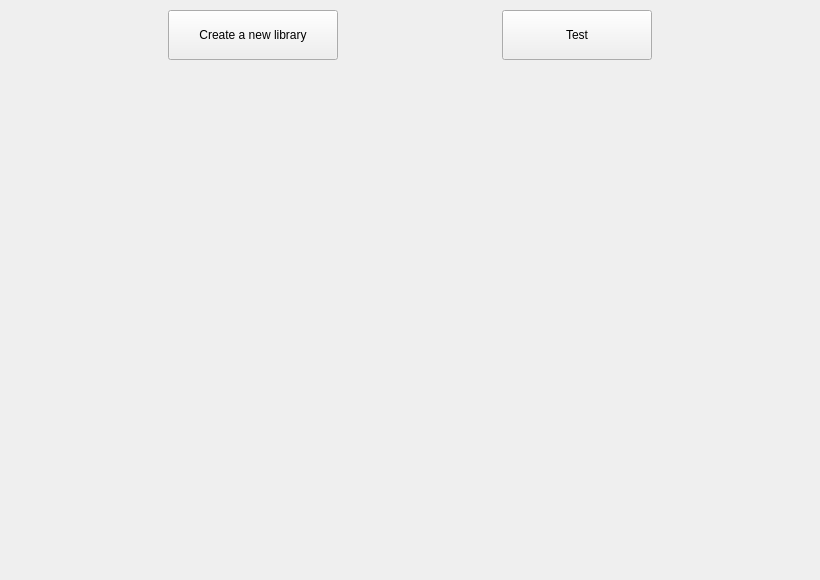
<?xml version="1.0" encoding="UTF-8"?>
<ui version="4.0">
 <class>Form</class>
 <widget class="QWidget" name="Form">
  <property name="geometry">
   <rect>
    <x>0</x>
    <y>0</y>
    <width>820</width>
    <height>580</height>
   </rect>
  </property>
  <property name="sizePolicy">
   <sizepolicy hsizetype="Preferred" vsizetype="Preferred">
    <horstretch>0</horstretch>
    <verstretch>0</verstretch>
   </sizepolicy>
  </property>
  <property name="minimumSize">
   <size>
    <width>820</width>
    <height>580</height>
   </size>
  </property>
  <property name="maximumSize">
   <size>
    <width>820</width>
    <height>580</height>
   </size>
  </property>
  <property name="windowTitle">
   <string>Libraries</string>
  </property>
  <widget class="QWidget" name="layoutWidget">
   <property name="geometry">
    <rect>
     <x>10</x>
     <y>10</y>
     <width>801</width>
     <height>561</height>
    </rect>
   </property>
   <layout class="QVBoxLayout" name="verticalLayout">
    <item>
     <layout class="QHBoxLayout" name="horizontalLayout">
      <item>
       <widget class="QPushButton" name="button_createLibrary">
        <property name="sizePolicy">
         <sizepolicy hsizetype="MinimumExpanding" vsizetype="Fixed">
          <horstretch>0</horstretch>
          <verstretch>0</verstretch>
         </sizepolicy>
        </property>
        <property name="minimumSize">
         <size>
          <width>150</width>
          <height>50</height>
         </size>
        </property>
        <property name="maximumSize">
         <size>
          <width>170</width>
          <height>16777215</height>
         </size>
        </property>
        <property name="styleSheet">
         <string notr="true"/>
        </property>
        <property name="text">
         <string>Create a new library</string>
        </property>
        <property name="flat">
         <bool>false</bool>
        </property>
       </widget>
      </item>
      <item>
       <widget class="QPushButton" name="button_test">
        <property name="minimumSize">
         <size>
          <width>150</width>
          <height>50</height>
         </size>
        </property>
        <property name="maximumSize">
         <size>
          <width>150</width>
          <height>50</height>
         </size>
        </property>
        <property name="text">
         <string>Test</string>
        </property>
       </widget>
      </item>
     </layout>
    </item>
    <item>
     <widget class="QScrollArea" name="scrollArea">
      <property name="sizePolicy">
       <sizepolicy hsizetype="Preferred" vsizetype="Preferred">
        <horstretch>0</horstretch>
        <verstretch>0</verstretch>
       </sizepolicy>
      </property>
      <property name="minimumSize">
       <size>
        <width>0</width>
        <height>50</height>
       </size>
      </property>
      <property name="maximumSize">
       <size>
        <width>16777215</width>
        <height>16777215</height>
       </size>
      </property>
      <property name="frameShape">
       <enum>QFrame::NoFrame</enum>
      </property>
      <property name="frameShadow">
       <enum>QFrame::Sunken</enum>
      </property>
      <property name="lineWidth">
       <number>1</number>
      </property>
      <property name="verticalScrollBarPolicy">
       <enum>Qt::ScrollBarAsNeeded</enum>
      </property>
      <property name="widgetResizable">
       <bool>false</bool>
      </property>
      <widget class="QWidget" name="scrollAreaWidgetContents">
       <property name="enabled">
        <bool>true</bool>
       </property>
       <property name="geometry">
        <rect>
         <x>0</x>
         <y>0</y>
         <width>0</width>
         <height>0</height>
        </rect>
       </property>
       <property name="sizePolicy">
        <sizepolicy hsizetype="MinimumExpanding" vsizetype="MinimumExpanding">
         <horstretch>0</horstretch>
         <verstretch>0</verstretch>
        </sizepolicy>
       </property>
       <property name="minimumSize">
        <size>
         <width>200</width>
         <height>200</height>
        </size>
       </property>
       <property name="baseSize">
        <size>
         <width>200</width>
         <height>200</height>
        </size>
       </property>
       <widget class="QWidget" name="formLayoutWidget">
        <property name="geometry">
         <rect>
          <x>10</x>
          <y>10</y>
          <width>781</width>
          <height>71</height>
         </rect>
        </property>
        <layout class="QFormLayout" name="layoutLibraries">
         <property name="sizeConstraint">
          <enum>QLayout::SetMinAndMaxSize</enum>
         </property>
         <property name="fieldGrowthPolicy">
          <enum>QFormLayout::ExpandingFieldsGrow</enum>
         </property>
         <property name="formAlignment">
          <set>Qt::AlignLeading|Qt::AlignLeft|Qt::AlignTop</set>
         </property>
        </layout>
       </widget>
      </widget>
     </widget>
    </item>
   </layout>
  </widget>
 </widget>
 <resources/>
 <connections/>
</ui>
